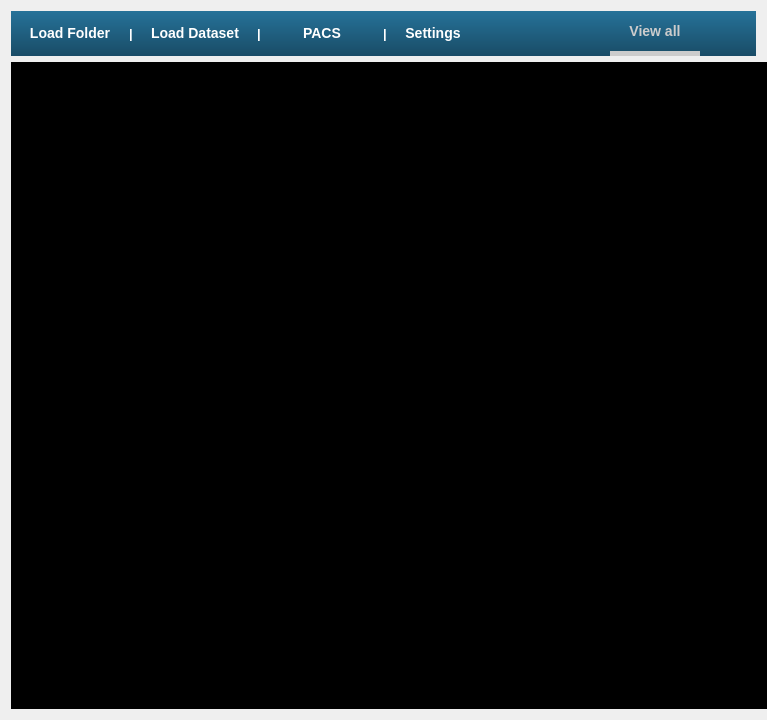
<?xml version="1.0" encoding="UTF-8"?>
<ui version="4.0">
 <class>mainwindow</class>
 <widget class="QWidget" name="mainwindow">
  <property name="geometry">
   <rect>
    <x>0</x>
    <y>0</y>
    <width>767</width>
    <height>720</height>
   </rect>
  </property>
  <property name="sizePolicy">
   <sizepolicy hsizetype="Expanding" vsizetype="Expanding">
    <horstretch>0</horstretch>
    <verstretch>0</verstretch>
   </sizepolicy>
  </property>
  <property name="minimumSize">
   <size>
    <width>720</width>
    <height>480</height>
   </size>
  </property>
  <property name="windowTitle">
   <string>POPE</string>
  </property>
  <property name="windowIcon">
   <iconset>
    <normaloff>:/icons/POPE_icon</normaloff>:/icons/POPE_icon</iconset>
  </property>
  <property name="autoFillBackground">
   <bool>false</bool>
  </property>
  <property name="styleSheet">
   <string notr="true">QPushButton
{
    font: Roboto;
    font: bold;
    font-size: 14px;
    color: #FFF;
    background-color: transparent;
    border: 0px;
    padding: 12px;
}
QPushButton:disabled
{
   color: #CCC;
}
QPushButton:hover
{
    background-color:rgba(0,0,0,20%);
}

QLabel
{
    font: Roboto;
    font: bold;
    font-size: 10pt;
    color: #FFF; 
}


QSpinBox, QSpinBox::before
{
    background-color: transparent;
    font: Roboto;
    font: normal;
    font-size: 10pt;
    color: #FFF; 
    border:0px;
}

QPushButton#pushButton_ViewAll
{
    font-size:14px;
    border:5px solid #FFF;
    border-top:1px;
    border-left:1px;
    border-right:1px;
    padding: 12px;
}
QPushButton:disabled#pushButton_ViewAll
{
    border:5px solid #CCC;
    border-top:1px;
    border-left:1px;
    border-right:1px;
    padding: 12px;
}

/****************************************************************
 *																*
 *	QWidgets menus									*
 *																*
 ***************************************************************/

QWidget#top_menu_widget, QLabel#label_1, QLabel#label_2, QLabel#label_3, QLabel#label_4
{
	background-color: QLinearGradient( x1: 0, y1: 0, x2: 0, y2: 1, stop: 0 #267299, stop: 1 #194C66);
 /*   background-color: #1F5F7F;*/
 /*   background-color: #623288;*/
}

QWidget#patient_images_widget
{
    background-color: #000000;
}
</string>
  </property>
  <layout class="QVBoxLayout" name="verticalLayout_2">
   <item>
    <widget class="QWidget" name="top_menu_widget" native="true">
     <layout class="QHBoxLayout" name="horizontalLayout_4">
      <property name="sizeConstraint">
       <enum>QLayout::SetMinAndMaxSize</enum>
      </property>
      <property name="leftMargin">
       <number>6</number>
      </property>
      <property name="topMargin">
       <number>0</number>
      </property>
      <property name="rightMargin">
       <number>6</number>
      </property>
      <property name="bottomMargin">
       <number>0</number>
      </property>
      <item>
       <widget class="QPushButton" name="pushButton_OpenFolder">
        <property name="minimumSize">
         <size>
          <width>105</width>
          <height>0</height>
         </size>
        </property>
        <property name="toolTip">
         <string extracomment="Load *.dcm files from a folder"/>
        </property>
        <property name="text">
         <string>Load Folder</string>
        </property>
       </widget>
      </item>
      <item>
       <widget class="QLabel" name="label_1">
        <property name="text">
         <string>|</string>
        </property>
       </widget>
      </item>
      <item>
       <widget class="QPushButton" name="pushButton_OpenDICOM">
        <property name="minimumSize">
         <size>
          <width>110</width>
          <height>0</height>
         </size>
        </property>
        <property name="toolTip">
         <string extracomment="Load a DICOM file set"/>
        </property>
        <property name="text">
         <string>Load Dataset</string>
        </property>
       </widget>
      </item>
      <item>
       <widget class="QLabel" name="label_4">
        <property name="text">
         <string>|</string>
        </property>
       </widget>
      </item>
      <item>
       <widget class="QPushButton" name="pushButton_PACS">
        <property name="enabled">
         <bool>true</bool>
        </property>
        <property name="minimumSize">
         <size>
          <width>110</width>
          <height>0</height>
         </size>
        </property>
        <property name="text">
         <string>PACS</string>
        </property>
       </widget>
      </item>
      <item>
       <widget class="QLabel" name="label_2">
        <property name="text">
         <string>|</string>
        </property>
       </widget>
      </item>
      <item>
       <widget class="QPushButton" name="pushButton_Settings">
        <property name="minimumSize">
         <size>
          <width>80</width>
          <height>0</height>
         </size>
        </property>
        <property name="text">
         <string>Settings</string>
        </property>
       </widget>
      </item>
      <item>
       <spacer name="horizontalSpacer">
        <property name="orientation">
         <enum>Qt::Horizontal</enum>
        </property>
        <property name="sizeHint" stdset="0">
         <size>
          <width>20</width>
          <height>20</height>
         </size>
        </property>
       </spacer>
      </item>
      <item>
       <widget class="QPushButton" name="pushButton_ViewAll">
        <property name="enabled">
         <bool>false</bool>
        </property>
        <property name="minimumSize">
         <size>
          <width>90</width>
          <height>0</height>
         </size>
        </property>
        <property name="styleSheet">
         <string notr="true"/>
        </property>
        <property name="text">
         <string>View all</string>
        </property>
       </widget>
      </item>
      <item>
       <spacer name="horizontalSpacer_2">
        <property name="orientation">
         <enum>Qt::Horizontal</enum>
        </property>
        <property name="sizeType">
         <enum>QSizePolicy::Preferred</enum>
        </property>
        <property name="sizeHint" stdset="0">
         <size>
          <width>50</width>
          <height>20</height>
         </size>
        </property>
       </spacer>
      </item>
     </layout>
    </widget>
   </item>
   <item>
    <widget class="QWidget" name="patient_images_widget" native="true">
     <property name="sizePolicy">
      <sizepolicy hsizetype="Expanding" vsizetype="Expanding">
       <horstretch>0</horstretch>
       <verstretch>0</verstretch>
      </sizepolicy>
     </property>
     <property name="minimumSize">
      <size>
       <width>800</width>
       <height>500</height>
      </size>
     </property>
     <layout class="QHBoxLayout" name="horizontalLayout_7">
      <property name="leftMargin">
       <number>0</number>
      </property>
      <property name="topMargin">
       <number>0</number>
      </property>
      <property name="rightMargin">
       <number>0</number>
      </property>
      <property name="bottomMargin">
       <number>0</number>
      </property>
      <item>
       <layout class="QGridLayout" name="Patient_display_layout">
        <property name="leftMargin">
         <number>6</number>
        </property>
        <property name="rightMargin">
         <number>6</number>
        </property>
        <property name="bottomMargin">
         <number>0</number>
        </property>
       </layout>
      </item>
     </layout>
    </widget>
   </item>
  </layout>
  <action name="actionEdit">
   <property name="text">
    <string>Edit</string>
   </property>
  </action>
  <action name="actionOpen_Patient">
   <property name="text">
    <string>File</string>
   </property>
   <property name="toolTip">
    <string>Open Patient</string>
   </property>
  </action>
 </widget>
 <resources>
  <include location="../../resources/my.popeproject.renderwindoweditor.qrc"/>
 </resources>
 <connections/>
 <slots>
  <signal>setValue()</signal>
 </slots>
</ui>
